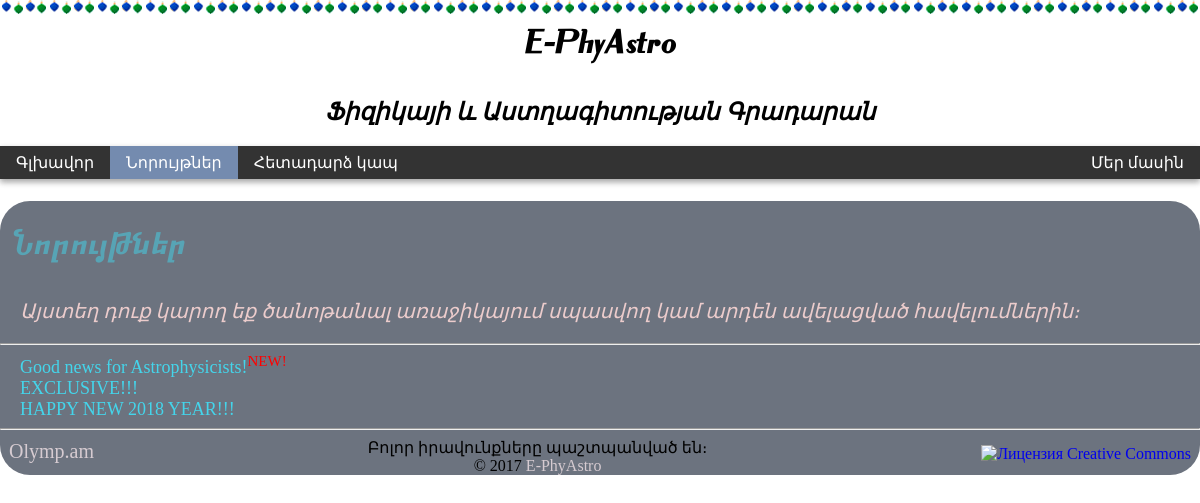
Page /news.php on the committed database.
### tables this page shows
CREATE TABLE IF NOT EXISTS `News` (
  `Date` timestamp NOT NULL DEFAULT CURRENT_TIMESTAMP,
  `id` int(10) unsigned NOT NULL AUTO_INCREMENT,
  `title` tinytext NOT NULL,
  `description` text NOT NULL,
  PRIMARY KEY (`id`)
);

### scripts/getrow.php (called while the page is built, shortened)
<?
  function getrow()
    {
        global $result;
        if ($row=mysqli_fetch_assoc($result)) return $row;
        return FALSE;
    }

### news.php (the view, shortened to what this page needs)
<?
include_once 'scripts/getrow.php';
$result=mysqli_query($link, "SELECT * FROM `News` ORDER BY id DESC") or die(mysqli_error($link));
?>
<html lang="hy">
<head>
<link href="css/Spoiler.css" rel="stylesheet">
</head>
<body>
<?
  require_once ('blocks/header.php');
  require_once ('blocks/Top-Nav.php')
?>
<div class="Y-Back">
<noindex><h1><i class="Y-Glux">Նորույթներ</i></h1></noindex>
<p class="Text"><i>&nbsp;&nbsp;Այստեղ դուք կարող եք ծանոթանալ առաջիկայում սպասվող կամ արդեն ավելացված հավելումներին։</i></p><hr>
<?
    while ($row=getrow()):
	    echo '<div style="padding-left: 20px"> <a class="spoiler_links">'.$row['title'].'</a>';
	    echo  '<div class="spoiler_body">'.$row['description'].'</div></div>';
	  endwhile;
?>
<div><hr> <?require_once ('blocks/footer.php') ?>    </div> </div>
</body>
</html>

### css/style.css (style rules this page uses)
h1 { font-family:Emma }
.Y-Glux { position:relative; color:#44d5eb; padding-left:10px; opacity:0.5 }
p.Text { padding-left:10px; padding-right:10px; font-size:20px; color:#eccccc; text-align:justify }
.Y-Back { background-color:#6c737f; border-radius:30px 30px 30px 30px }
body { margin:0 }
* { box-sizing:border-box; }

### css/Spoiler.css (style rules this page uses)
a.spoiler_links { font-size:18px; cursor:pointer; color:#44d5eb; text-decoration:none }

### rows in the picture
news: title "Good news for Astrophysicists! NEW!"
news: title "EXCLUSIVE!!!"
news: title "HAPPY NEW 2018 YEAR!!!"

### other values in the picture
$name "E-PhyAstro"
